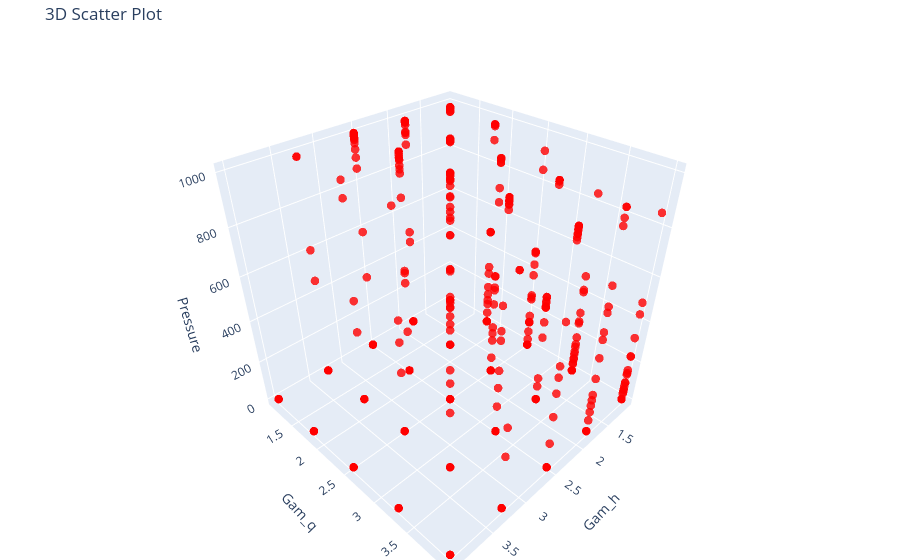

Notebook source saved alongside this figure:
### Code cell
import plotly.graph_objects as go

# Assuming `gam_h`, `gam_q`, and `P_all_1` are defined as lists or arrays
fig = go.Figure()

# Add a 3D scatter plot
fig.add_trace(go.Scatter3d(
    x=gam_h,  # X-axis data
    y=gam_q,  # Y-axis data
    z=P_all,  # Z-axis data
    mode='markers',
    marker=dict(
        size=5,       # Marker size
        color='red',  # Marker color
        opacity=0.8   # Transparency
    ),
    name="Data Points"
))

# Update layout
fig.update_layout(
    title='3D Scatter Plot',
    scene=dict(
        xaxis_title=r'Gam_h',
        yaxis_title=r'Gam_q',
        zaxis_title=r'Pressure'
    ),
    margin=dict(l=0, r=0, b=0, t=40)  # Adjust margins
)

# Show the plot
fig.show()

### Figure 1 — Plotly figure (JSON) as saved in the notebook; plotly's stock layout.template omitted (floating-point values rounded to 4 significant figures; data arrays with more than 128 entries replaced by an {"elided": "..."} marker saying what was removed)
{"data": [{"marker": {"color": "red", "opacity": 0.8, "size": 5}, "mode": "markers", "name": "Data Points", "type": "scatter3d", "x": {"elided": "360 float values"}, "y": {"elided": "360 float values"}, "z": {"elided": "360 float values"}}], "layout": {"margin": {"b": 0, "l": 0, "r": 0, "t": 40}, "scene": {"xaxis": {"title": {"text": "Gam_h"}}, "yaxis": {"title": {"text": "Gam_q"}}, "zaxis": {"title": {"text": "Pressure"}}}, "title": {"text": "3D Scatter Plot"}}}
